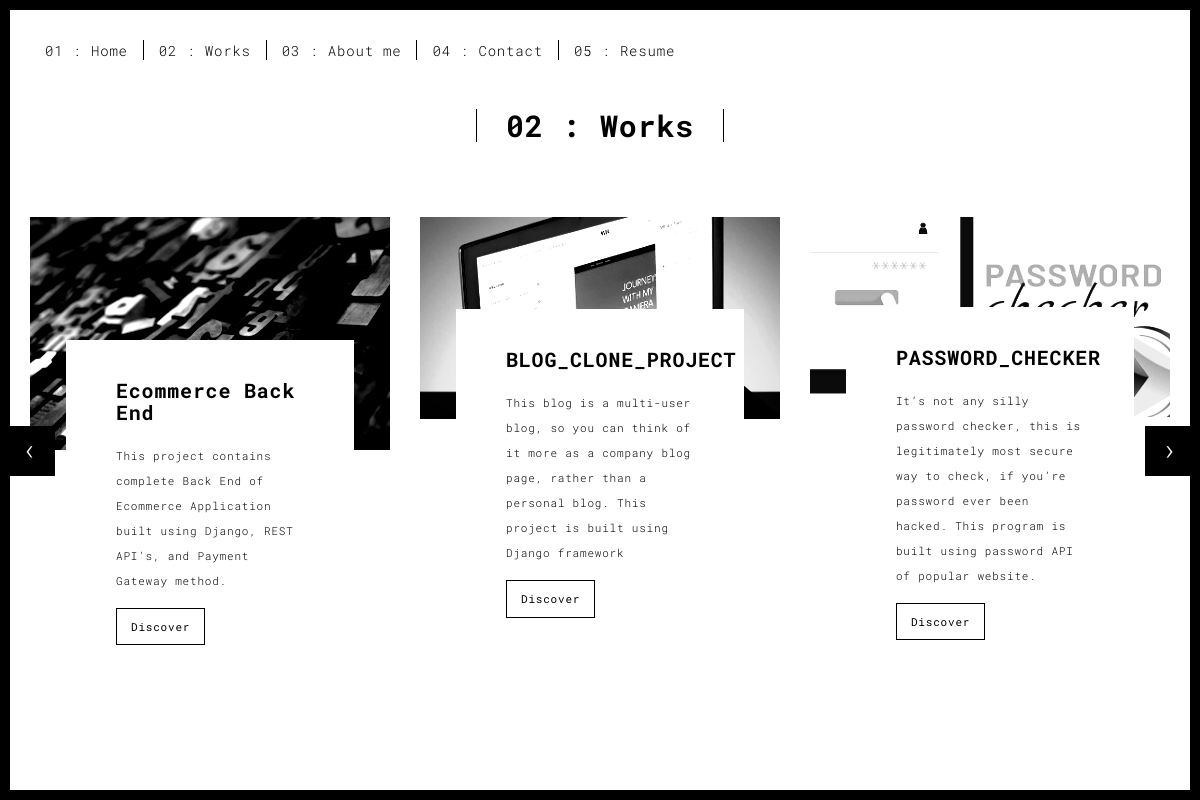
The app's page /works/ with its own data.
### works/models.py (models this page shows, shortened)
class Projects(models.Model):
    name = models.CharField(max_length=100)
    img = models.ImageField(upload_to='pics')
    description = models.TextField(max_length=200)
    url = models.URLField(max_length=100)

### works/views.py (the view)
# urls.py: path('', views.projects, name='works'),
def projects(request):
    works = Projects.objects.all()
    return render(request, 'works.html', {'works': works})

### templates/works.html (shortened to what this page needs)
{% load static %}
<!DOCTYPE html>
<html lang="en">
<head>
    <link href="{% static './main.3f6952e4.css' %}" rel="stylesheet">
</head>
<body class="">
    <div id="site-border-left"></div>
    <div id="site-border-right"></div>
    <div id="site-border-top"></div>
    <div id="site-border-bottom"></div>
    <header>
        <nav class="navbar  navbar-fixed-top navbar-default">
            <div class="container">
                <div class="collapse navbar-collapse" id="navbar-collapse">
                    <ul class="nav navbar-nav ">
                        <li><a href="{% url 'home' %}" title="">01 : Home</a></li>
                        <li><a href="{% url 'works' %}" title="">02 : Works</a></li>
                        <li><a href="{% url 'about' %}" title="">03 : About me</a></li>
                        <li><a href="{% url 'contact' %}" title="">04 : Contact</a></li>
                        <li><a href="{% url 'resume' %}" title="">05 : Resume</a></li>
                    </ul>
                </div>
            </div>
        </nav>
    </header>
    <div class="section-container">
        <div class="container">
            <div class="row">
                <div class="col-sm-8 col-sm-offset-2 section-container-spacer">
                    <div class="text-center">
                        <h1 class="h2">02 : Works</h1>
                    </div>
                </div>
                <div class="col-md-12">
                    <div id="myCarousel" class="carousel slide projects-carousel">
                        <div class="carousel-inner">
                            <div class="item active">
                                <div class="row">
                                    {% for work in works %}
                                    {% if work.pk < 9 %}
                                    <div class="col-sm-4">
                                        <a href="./work.html" title="" class="black-image-project-hover">
                                            <img src="{{work.img.url}}" alt="" class="img-responsive">
                                        </a>
                                        <div class="card-container card-container-lg">
                                            <h3>{{work.name}}</h3>
                                            <p>{{work.description}}</p>
                                            <a href='{{work.url}}' title="" class="btn btn-default">Discover</a>
                                        </div>
                                    </div>
                                    {% endif %}
                                    {% endfor %}
                                </div>
                            </div>
                        </div>
                        <a class="left carousel-control" href="#myCarousel" data-slide="prev">‹</a>
                        <a class="right carousel-control" href="#myCarousel" data-slide="next">›</a>
                    </div>
                </div>
            </div>
        </div>
    </div>
</body>
</html>

### records on screen
Projects: img (picture), name "Ecommerce Back End", description "This project contains complete Back End of Ecommerce Application built using Django, REST API's, and Payment Gateway method."
Projects: name "BLOG_CLONE_PROJECT", description "This blog is a multi-user blog, so you can think of it more as a company blog page, rather than a personal blog. This project is built using Django framework"
Projects: name "PASSWORD_CHECKER", description "It’s not any silly password checker, this is legitimately most secure way to check, if you’re password ever been hacked. This program is built using password API of popular website."
